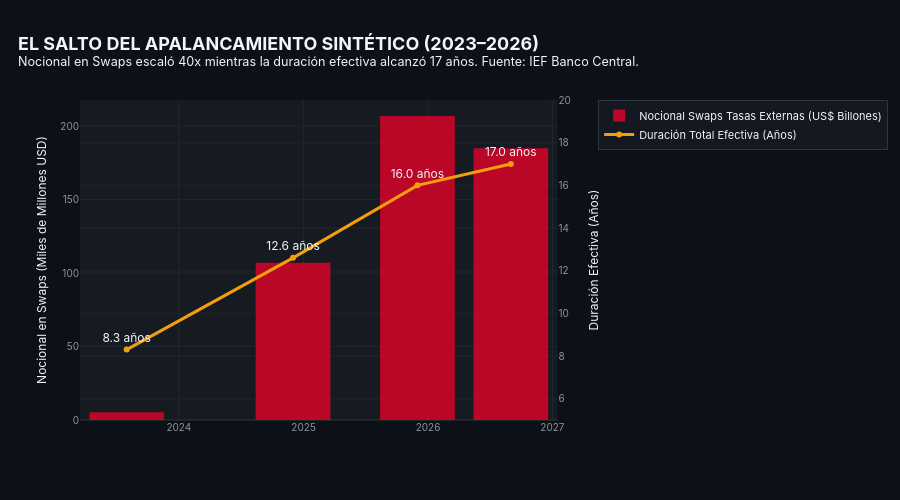

The cell this chart's notebook holds for it:
### Markdown cell above
## 4. Visualización Oficial (Producto 3): Termómetro de Duración y Crecimiento en Swaps
Analizamos la escalada exponencial en la exposición nocional a Swaps extranjeros (pasando de US$ 5.300 millones en agosto de 2023 a US$ 206.900 millones a fines de 2025) y su correlación con la tasa del Tesoro de EE.UU. a 10 años (US10Y).

### Code cell
periodos = list(SWAPS_NOTIONAL_EVOLUTION_MM_USD.keys())
nocionales = list(SWAPS_NOTIONAL_EVOLUTION_MM_USD.values())

fig_swaps = make_subplots(specs=[[{"secondary_y": True}]])

# Barra: Nocional de Swaps
fig_swaps.add_trace(
    go.Bar(
        x=periodos,
        y=[n / 1000.0 for n in nocionales],  # En Miles de Millones de USD (Billions)
        name="Nocional Swaps Tasas Externas (US$ Billones)",
        marker_color=PALETTE["swaps_loss"],
        opacity=0.85,
    ),
    secondary_y=False,
)

# Línea: Salto de Duración
duraciones = [8.3, 12.6, 16.0, 17.0]
fig_swaps.add_trace(
    go.Scatter(
        x=periodos,
        y=duraciones,
        name="Duración Total Efectiva (Años)",
        line=dict(color="#F59E0B", width=3, dash="solid"),
        mode="lines+markers+text",
        text=[f"{d:.1f} años" for d in duraciones],
        textposition="top center",
    ),
    secondary_y=True,
)

fig_swaps.update_layout(
    title="<b>EL SALTO DEL APALANCAMIENTO SINTÉTICO (2023–2026)</b><br><sup>Nocional en Swaps escaló 40x mientras la duración efectiva alcanzó 17 años. Fuente: IEF Banco Central.</sup>",
    template="fondo_e_dark",
    height=500,
    hovermode="x unified",
)

fig_swaps.update_yaxes(title_text="Nocional en Swaps (Miles de Millones USD)", secondary_y=False)
fig_swaps.update_yaxes(title_text="Duración Efectiva (Años)", secondary_y=True, range=[5, 20])

fig_swaps.show()

### Figure 1 — Plotly figure (JSON) as saved in the notebook; plotly's stock layout.template omitted (floating-point values rounded to 4 significant figures)
{"data": [{"marker": {"color": "#D90429"}, "name": "Nocional Swaps Tasas Externas (US$ Billones)", "opacity": 0.85, "type": "bar", "x": ["2023-08", "2024-12", "2025-12", "2026-09"], "xaxis": "x", "y": [5.3, 107.1, 206.9, 185.0], "yaxis": "y"}, {"line": {"color": "#F59E0B", "dash": "solid", "width": 3}, "mode": "lines+markers+text", "name": "Duración Total Efectiva (Años)", "text": ["8.3 años", "12.6 años", "16.0 años", "17.0 años"], "textposition": "top center", "type": "scatter", "x": ["2023-08", "2024-12", "2025-12", "2026-09"], "xaxis": "x", "y": [8.3, 12.6, 16.0, 17.0], "yaxis": "y2"}], "layout": {"height": 500, "hovermode": "x unified", "title": {"text": "<b>EL SALTO DEL APALANCAMIENTO SINTÉTICO (2023–2026)</b><br><sup>Nocional en Swaps escaló 40x mientras la duración efectiva alcanzó 17 años. Fuente: IEF Banco Central.</sup>"}, "xaxis": {"anchor": "y", "domain": [0.0, 0.94]}, "yaxis": {"anchor": "x", "domain": [0.0, 1.0], "title": {"text": "Nocional en Swaps (Miles de Millones USD)"}}, "yaxis2": {"anchor": "x", "overlaying": "y", "range": [5, 20], "side": "right", "title": {"text": "Duración Efectiva (Años)"}}}}
